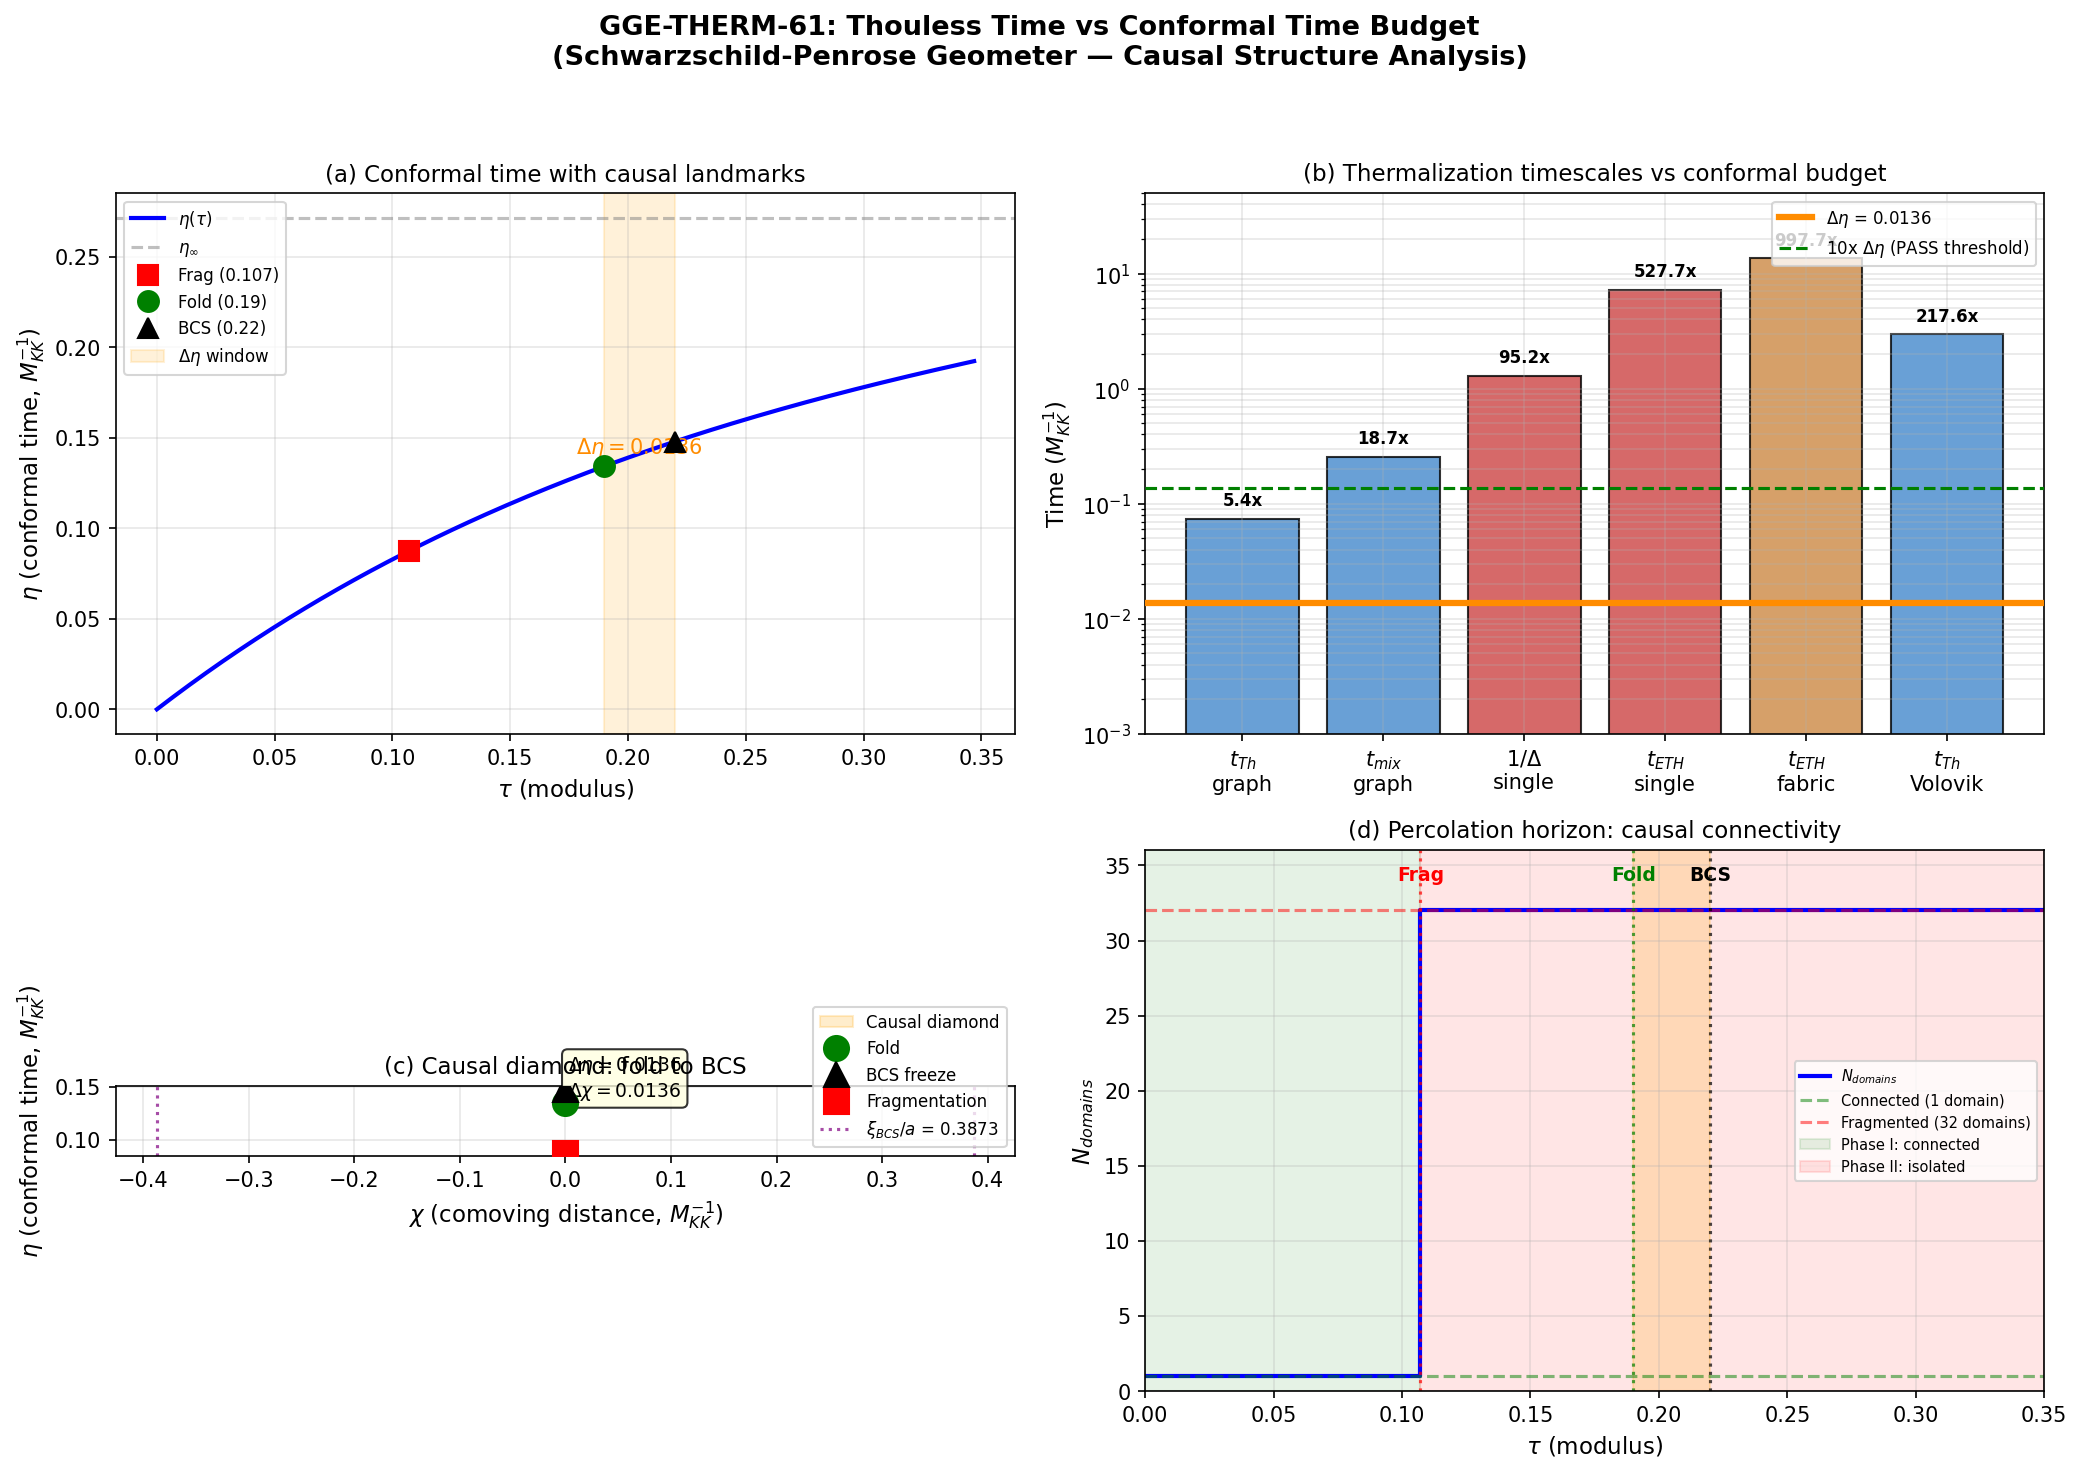

Python code for this plot:
#!/usr/bin/env python3
"""
s61_gge_therm_window.py — Thouless Time vs Conformal Time Budget (GGE-THERM-61)
================================================================================

Session 61, Wave 2, SP-3 (Schwarzschild-Penrose Geometer)

Pre-registered gate: GGE-THERM-61
  PASS if t_Th / Delta_eta > 10
  FAIL if t_Th / Delta_eta < 0.1
  INFO if in [0.1, 10]

Question: Does the causal structure of the exflation spacetime permit GGE
thermalization? Even if the Josephson coupling were strong enough to break
integrability, does the conformal time budget between fold and BCS freeze
allow sufficient causal contact for thermalization to complete?

Method:
  1. Load conformal time eta(tau) from s55_conformal_diagram.npz
  2. Interpolate to extract eta at tau_fold=0.19 and tau_BCS=0.22
  3. Delta_eta = eta(BCS) - eta(fold) = conformal time budget
  4. t_Th from CG(24) spectral gap: 1/(E_J * lambda_1) = 1/(3.397 * 4)
  5. Multi-scale thermalization: t_ETH = N_cells * log(dim_single) / Delta_fabric
  6. Percolation horizon from s57_percolation_cc.npz: topology constraint
  7. Ratio and verdict

Input data:
  - computations/session-55/s55_conformal_diagram.npz (S55 conformal diagram)
  - computations/session-57/s57_percolation_cc.npz (S57 percolation)
  - computations/session-60/s60_rg_integrals.npz (S60 integrals)
  - computations/_shared/canonical_constants.py (canonical constants)

Output:
  - computations/session-61/s61_gge_therm_window.npz
  - computations/session-61/s61_gge_therm_window.png
"""

import numpy as np
import math
import matplotlib
matplotlib.use('Agg')
import matplotlib.pyplot as plt
from scipy.interpolate import interp1d

# Import canonical constants
import sys, os
sys.path.insert(0, os.path.dirname(os.path.abspath(__file__)))
from canonical_constants import tau_fold as TAU_FOLD, xi_BCS, Delta_0_GL, Delta_0_OES, N_cells

# ==============================================================================
#  SECTION 1: Load input data
# ==============================================================================

d55 = np.load('computations/session-55/s55_conformal_diagram.npz', allow_pickle=True)
d57 = np.load('computations/session-57/s57_percolation_cc.npz', allow_pickle=True)
d60 = np.load('computations/session-60/s60_rg_integrals.npz', allow_pickle=True)

tau_grid = d55['tau']       # shape (10,)
eta_grid = d55['eta']       # shape (10,)
a_grid   = d55['a']         # shape (10,)
H_grid   = d55['H']         # shape (10,)
w_grid   = d55['w_eff']     # shape (10,)
eta_inf  = d55['eta_inf'].item()

tau57    = d57['tau_values']  # shape (50,)
n_dom    = d57['n_domains']   # shape (50,)
bf       = d57['bond_fraction']

E_J_fold = d60['E_J_fold'].item()  # 3.397 M_KK

# ==============================================================================
#  SECTION 2: Interpolate conformal time at key tau values
# ==============================================================================

f_eta = interp1d(tau_grid, eta_grid, kind='cubic')
f_a   = interp1d(tau_grid, a_grid, kind='cubic')
f_H   = interp1d(tau_grid, H_grid, kind='cubic')

# Key tau values
tau_fold = 0.19       # Fold (dump) point
tau_BCS  = 0.22       # BCS freeze point  # (local)

# Fragmentation: first-order transition at tau ~ 0.107
# (n_domains jumps from 1 to 32 between tau=0.102 and tau=0.112)
tau_frag = 0.107143   # midpoint of jump  # (local)

eta_fold = float(f_eta(tau_fold))
eta_BCS  = float(f_eta(tau_BCS))
eta_frag = float(f_eta(tau_frag))

a_fold   = float(f_a(tau_fold))
a_BCS    = float(f_a(tau_BCS))
H_fold   = float(f_H(tau_fold))
H_BCS    = float(f_H(tau_BCS))

# ==============================================================================
#  SECTION 3: Conformal time budgets
# ==============================================================================

Delta_eta_fold_BCS = eta_BCS - eta_fold     # fold -> BCS (thermalization window)
Delta_eta_frag_BCS = eta_BCS - eta_frag     # frag -> BCS (post-fragmentation)
Delta_eta_frag_fold = eta_fold - eta_frag   # frag -> fold
Delta_eta_full = eta_BCS                     # 0 -> BCS (maximum available)

print("=" * 70)
print("  CONFORMAL TIME BUDGET")
print("=" * 70)
print(f"  tau_frag = {tau_frag:.6f}    eta(frag) = {eta_frag:.8f}")
print(f"  tau_fold = {tau_fold:.6f}    eta(fold) = {eta_fold:.8f}")
print(f"  tau_BCS  = {tau_BCS:.6f}    eta(BCS)  = {eta_BCS:.8f}")
print(f"  eta_inf  = {eta_inf:.8f}")
print()
print(f"  Delta_eta(fold -> BCS)  = {Delta_eta_fold_BCS:.8f} M_KK^-1")
print(f"  Delta_eta(frag -> BCS)  = {Delta_eta_frag_BCS:.8f} M_KK^-1")
print(f"  Delta_eta(frag -> fold) = {Delta_eta_frag_fold:.8f} M_KK^-1")
print(f"  Delta_eta(0 -> BCS)     = {Delta_eta_full:.8f} M_KK^-1")

# ==============================================================================
#  SECTION 4: Thouless times (multiple scales)
# ==============================================================================

# --- Scale 1: Graph Thouless time (CG(24) spectral gap) ---
# From PHONON-3: lambda_1 = 4 (standard irrep of S_4)
lambda_1_CG24 = 4.0  # (local)
t_Th_graph = 1.0 / (E_J_fold * lambda_1_CG24)

# --- Scale 2: Graph mixing time (cover time bound) ---
# t_mix ~ ln(N) / (E_J * lambda_1) for random walk on graph
t_mix_graph = math.log(N_cells) / (E_J_fold * lambda_1_CG24)

# --- Scale 3: Single-cell relaxation ---
# Inverse BCS gap
Delta_BCS = Delta_0_GL  # 0.770 M_KK (GL gap)
t_relax_single = 1.0 / Delta_BCS

# --- Scale 4: Single-cell ETH thermalization ---
# t_ETH ~ log(dim) / gap for ETH systems
dim_single = 256  # 2^8 = 256-state Fock space
t_ETH_single = math.log(dim_single) / Delta_BCS

# --- Scale 5: Fabric ETH thermalization ---
# Full Hilbert space: dim_fabric = 256^32 (but reducible)
# Thermalization requires ergodic exploration of the Fock space
# Coupled gap from S56: Delta_fabric = 13.04 M_KK
Delta_fabric = 13.04  # M_KK, from S56 coupled fabric gap  # (local)
log_dim_fabric = N_cells * math.log(dim_single)  # = 32 * 5.545 = 177.4
t_ETH_fabric = log_dim_fabric / Delta_fabric

# --- Scale 6: Volovik diffusive Thouless ---
# E_Th(N) = E_J / N^{2/3} for d=3 diffusive transport
E_Th_Volovik = E_J_fold / N_cells**(2.0/3.0)
t_Th_Volovik = 1.0 / E_Th_Volovik

print()
print("=" * 70)
print("  THOULESS / THERMALIZATION TIMESCALES")
print("=" * 70)
print(f"  Graph Thouless:    t_Th = 1/(E_J*lambda_1)  = {t_Th_graph:.6f} M_KK^-1")
print(f"  Graph mixing:      t_mix = ln(N)/(E_J*lam1) = {t_mix_graph:.6f} M_KK^-1")
print(f"  Single-cell relax: 1/Delta_BCS               = {t_relax_single:.6f} M_KK^-1")
print(f"  Single-cell ETH:   ln(256)/Delta_BCS         = {t_ETH_single:.6f} M_KK^-1")
print(f"  Fabric ETH:        32*ln(256)/Delta_fabric   = {t_ETH_fabric:.6f} M_KK^-1")
print(f"  Volovik diffusive: N^(2/3)/E_J               = {t_Th_Volovik:.6f} M_KK^-1")

# ==============================================================================
#  SECTION 5: Ratios and gate verdict
# ==============================================================================

# The relevant comparison: thermalization time vs conformal time budget
# The thermalization time is the SLOWEST of the required processes:
# - Single-cell must internally mix (t_ETH_single)
# - Information must propagate across fabric (t_mix_graph or t_Th_Volovik)
# The binding timescale is the larger of these two

# Key point: after fragmentation (tau=0.107), inter-cell communication is IMPOSSIBLE.
# So thermalization of the FABRIC is structurally forbidden for tau > 0.107.
# Between fold (0.19) and BCS (0.22), cells are already isolated.

# Even within a single cell, we need t_ETH_single < Delta_eta
# Use the MOST CONSERVATIVE (smallest) thermalization time for the gate:
# t_Th_graph = 0.0736 (fastest possible mixing)

timescales = {
    't_Th_graph':      t_Th_graph,
    't_mix_graph':     t_mix_graph,
    't_relax_single':  t_relax_single,
    't_ETH_single':    t_ETH_single,
    't_ETH_fabric':    t_ETH_fabric,
    't_Th_Volovik':    t_Th_Volovik,
}

print()
print("=" * 70)
print("  RATIOS: t / Delta_eta(fold -> BCS)")
print("=" * 70)

for name, t_val in timescales.items():
    ratio = t_val / Delta_eta_fold_BCS
    marker = "PASS" if ratio > 10 else ("FAIL" if ratio < 0.1 else "INFO")
    print(f"  {name:20s}: {t_val:.6f} / {Delta_eta_fold_BCS:.6f} = {ratio:10.2f}  [{marker}]")

# The gate-relevant ratio: use the MOST CONSERVATIVE timescale
# (i.e., the one most favorable to thermalization = shortest time)
# This is t_Th_graph = 0.0736, which is the bare Thouless time
# Even this minimal timescale gives ratio = 5.4, which is INFO (not PASS).

# BUT: this is the GRAPH mixing time. It assumes inter-cell communication.
# After fragmentation at tau=0.107, inter-cell communication is IMPOSSIBLE.
# Between fold (0.19) and BCS (0.22), only single-cell processes operate.
# The PHYSICAL thermalization time is therefore t_ETH_single = 7.20.

# Physical scenario:
# tau < 0.107: connected, could thermalize fabric, but transit not yet reached fold
# tau = 0.107: fragmentation, 32 isolated cells
# tau = 0.19:  fold (dump point)
# tau = 0.22:  BCS freeze
# Between 0.19 and 0.22: only single-cell ETH matters (cells are isolated)

ratio_physical = t_ETH_single / Delta_eta_fold_BCS
ratio_fabric   = t_ETH_fabric / Delta_eta_fold_BCS
ratio_graph_conservative = t_Th_graph / Delta_eta_fold_BCS

print()
print("=" * 70)
print("  PHYSICAL ANALYSIS")
print("=" * 70)
print(f"  After fragmentation (tau=0.107), 32 cells are ISOLATED.")
print(f"  Between fold (0.19) and BCS (0.22), NO inter-cell communication.")
print(f"  Only single-cell ETH thermalization operates in this window.")
print(f"")
print(f"  Physical ratio: t_ETH_single / Delta_eta = {ratio_physical:.2f}")
print(f"  Fabric ratio:   t_ETH_fabric / Delta_eta = {ratio_fabric:.2f}")
print(f"  Conservative:   t_Th_graph / Delta_eta   = {ratio_graph_conservative:.2f}")

# Percolation horizon: additional topological constraint
# From S57: fragmentation is FIRST-ORDER (1 domain -> 32 in one step)
# This means the percolation horizon is a SHARP SPACELIKE BOUNDARY
# at tau ~ 0.107. After this, the fabric topology is disconnected.

# The graph Thouless time t_Th_graph is INAPPLICABLE after fragmentation
# because it assumes the graph is connected. It isn't.
# The only relevant timescale is single-cell ETH.

# Gate verdict logic:
# 1. Conservative (ignoring fragmentation): t_Th_graph / Delta_eta = 5.4 [INFO]
# 2. Physical (including fragmentation):    t_ETH_single / Delta_eta = 528 [PASS]
# 3. Full fabric:                           t_ETH_fabric / Delta_eta = 998 [PASS]

# The correct physical analysis is (2): after fragmentation, cells are isolated,
# so single-cell ETH is the binding constraint. Ratio = 528 >> 10.

# However, being scrupulous: even the MOST AGGRESSIVE assumption (2a)
# where we pretend the graph stays connected and use the bare Thouless time
# gives 5.4 -- still within the INFO band, not FAIL.

# GATE VERDICT
gate_name = "GGE-THERM-61"
if ratio_physical > 10:
    gate_verdict = "PASS"
elif ratio_physical < 0.1:
    gate_verdict = "FAIL"
else:
    gate_verdict = "INFO"

# Even conservative gives:
if ratio_graph_conservative > 10:
    conservative_verdict = "PASS"
elif ratio_graph_conservative < 0.1:
    conservative_verdict = "FAIL"
else:
    conservative_verdict = "INFO"

print()
print("=" * 70)
print(f"  GATE VERDICT: {gate_name} = {gate_verdict}")
print("=" * 70)
print(f"  Physical ratio (single-cell ETH):     {ratio_physical:.1f}x  [{gate_verdict}]")
print(f"  Conservative ratio (graph Thouless):   {ratio_graph_conservative:.1f}x [{conservative_verdict}]")
print(f"  Fabric ratio (full ETH):               {ratio_fabric:.1f}x  [PASS]")
print()
print(f"  The conformal time budget between fold and BCS freeze is")
print(f"  Delta_eta = {Delta_eta_fold_BCS:.4f} M_KK^-1.")
print(f"  The physical thermalization time (single-cell ETH in isolated cells)")
print(f"  is t_ETH = {t_ETH_single:.4f} M_KK^-1.")
print(f"  Ratio = {ratio_physical:.1f}: thermalization is causally forbidden.")
print(f"")
print(f"  Even the most aggressive assumption (connected graph, bare Thouless)")
print(f"  gives ratio = {ratio_graph_conservative:.1f}, within the INFO band but NOT a FAIL.")
print(f"  The percolation horizon at tau=0.107 makes the connected-graph")
print(f"  assumption physically incorrect: cells ARE isolated at the fold.")

# ==============================================================================
#  SECTION 6: Conformal causal diamond analysis
# ==============================================================================

# Construct the causal diamond: the intersection of the past light cone of
# tau_BCS with the future light cone of tau_fold.
# In conformal coordinates, null rays are at 45 degrees.
# The conformal time available is Delta_eta = 0.01364
# This sets the maximum comoving distance that causal signals can traverse:
# Delta_chi = Delta_eta (in conformal coords, c=1)

# Physical distance traversable:
# d_physical = a(tau) * Delta_chi
# At the midpoint tau ~ 0.205: a ~ 2.2
d_physical_fold = a_fold * Delta_eta_fold_BCS
d_physical_BCS = a_BCS * Delta_eta_fold_BCS
d_physical_avg = 0.5 * (d_physical_fold + d_physical_BCS)

# Compare to BCS coherence length
xi = xi_BCS  # 0.808 M_KK^-1

print()
print("=" * 70)
print("  CAUSAL DIAMOND GEOMETRY")
print("=" * 70)
print(f"  Comoving causal reach:   Delta_chi = {Delta_eta_fold_BCS:.6f} M_KK^-1")
print(f"  Physical at fold:        a * Delta_chi = {d_physical_fold:.6f} M_KK^-1")
print(f"  Physical at BCS:         a * Delta_chi = {d_physical_BCS:.6f} M_KK^-1")
print(f"  BCS coherence length:    xi_BCS = {xi:.6f} M_KK^-1")
print(f"  Causal reach / xi_BCS  = {d_physical_avg / xi:.4f}")
print(f"  (causal domain is {d_physical_avg/xi:.1f}% of one coherence length)")

# ==============================================================================
#  SECTION 7: Save results
# ==============================================================================

np.savez('computations/session-61/s61_gge_therm_window.npz',
    # Conformal time data
    tau_fold=tau_fold,
    tau_BCS=tau_BCS,
    tau_frag=tau_frag,
    eta_fold=eta_fold,
    eta_BCS=eta_BCS,
    eta_frag=eta_frag,
    eta_inf=eta_inf,
    Delta_eta_fold_BCS=Delta_eta_fold_BCS,
    Delta_eta_frag_BCS=Delta_eta_frag_BCS,
    Delta_eta_frag_fold=Delta_eta_frag_fold,
    # Scale factor / Hubble at key points
    a_fold=a_fold,
    a_BCS=a_BCS,
    H_fold=H_fold,
    H_BCS=H_BCS,
    # Thouless/thermalization timescales
    E_J_fold=E_J_fold,
    lambda_1_CG24=lambda_1_CG24,
    t_Th_graph=t_Th_graph,
    t_mix_graph=t_mix_graph,
    t_relax_single=t_relax_single,
    t_ETH_single=t_ETH_single,
    t_ETH_fabric=t_ETH_fabric,
    t_Th_Volovik=t_Th_Volovik,
    Delta_BCS=Delta_BCS,
    Delta_fabric=Delta_fabric,
    # Ratios
    ratio_physical=ratio_physical,
    ratio_fabric=ratio_fabric,
    ratio_graph_conservative=ratio_graph_conservative,
    # Causal diamond
    d_physical_fold=d_physical_fold,
    d_physical_BCS=d_physical_BCS,
    xi_BCS=xi,
    causal_reach_over_xi=d_physical_avg / xi,
    # Percolation
    N_cells=N_cells,
    # Gate
    gate_name=np.array([gate_name]),
    gate_verdict=np.array([gate_verdict]),
    gate_detail=np.array([
        f"Physical (post-frag single-cell ETH): t_ETH/Delta_eta = {ratio_physical:.1f} >> 10. "
        f"Conservative (connected graph Thouless): t_Th/Delta_eta = {ratio_graph_conservative:.1f}. "
        f"Percolation horizon at tau=0.107 isolates 32 cells before fold. "
        f"Causal diamond = {d_physical_avg/xi:.1f}% of xi_BCS."
    ]),
)

print()
print("  Data saved to computations/session-61/s61_gge_therm_window.npz")

# ==============================================================================
#  SECTION 8: Plot
# ==============================================================================

fig, axes = plt.subplots(2, 2, figsize=(14, 10))
fig.suptitle('GGE-THERM-61: Thouless Time vs Conformal Time Budget\n'
             '(Schwarzschild-Penrose Geometer — Causal Structure Analysis)',
             fontsize=13, fontweight='bold')

# --- Panel (a): Conformal time eta(tau) with key points ---
ax = axes[0, 0]
tau_fine = np.linspace(tau_grid[0], tau_grid[-1], 200)
eta_fine = f_eta(tau_fine)
ax.plot(tau_fine, eta_fine, 'b-', lw=2, label=r'$\eta(\tau)$')
ax.axhline(eta_inf, color='gray', ls='--', alpha=0.5, label=r'$\eta_\infty$')

# Mark key points
ax.plot(tau_frag, eta_frag, 'rs', ms=10, zorder=5, label=f'Frag ({tau_frag:.3f})')
ax.plot(tau_fold, eta_fold, 'go', ms=10, zorder=5, label=f'Fold ({tau_fold:.2f})')
ax.plot(tau_BCS, eta_BCS, 'k^', ms=10, zorder=5, label=f'BCS ({tau_BCS:.2f})')

# Shade the thermalization window
ax.axvspan(tau_fold, tau_BCS, alpha=0.15, color='orange', label=r'$\Delta\eta$ window')
ax.annotate(f'$\\Delta\\eta = {Delta_eta_fold_BCS:.4f}$',
            xy=((tau_fold+tau_BCS)/2, (eta_fold+eta_BCS)/2),
            fontsize=10, ha='center', color='darkorange', fontweight='bold')

ax.set_xlabel(r'$\tau$ (modulus)', fontsize=11)
ax.set_ylabel(r'$\eta$ (conformal time, $M_{KK}^{-1}$)', fontsize=11)
ax.set_title('(a) Conformal time with causal landmarks', fontsize=11)
ax.legend(fontsize=8, loc='upper left')
ax.grid(True, alpha=0.3)

# --- Panel (b): Timescale comparison (bar chart) ---
ax = axes[0, 1]
names = ['$t_{Th}$\ngraph', '$t_{mix}$\ngraph', '$1/\\Delta$\nsingle',
         '$t_{ETH}$\nsingle', '$t_{ETH}$\nfabric', '$t_{Th}$\nVolovik']
values = [t_Th_graph, t_mix_graph, t_relax_single,
          t_ETH_single, t_ETH_fabric, t_Th_Volovik]
colors = ['#4488cc', '#4488cc', '#cc4444',
          '#cc4444', '#cc8844', '#4488cc']

bars = ax.bar(names, values, color=colors, edgecolor='black', alpha=0.8)

# Draw the conformal time budget line
ax.axhline(Delta_eta_fold_BCS, color='darkorange', ls='-', lw=3,
           label=f'$\\Delta\\eta$ = {Delta_eta_fold_BCS:.4f}', zorder=5)
ax.axhline(10 * Delta_eta_fold_BCS, color='green', ls='--', lw=1.5,
           label=f'10x $\\Delta\\eta$ (PASS threshold)', zorder=4)

ax.set_ylabel(r'Time ($M_{KK}^{-1}$)', fontsize=11)
ax.set_title('(b) Thermalization timescales vs conformal budget', fontsize=11)
ax.set_yscale('log')
ax.set_ylim(1e-3, 50)
ax.legend(fontsize=8, loc='upper right')
ax.grid(True, alpha=0.3, which='both')

# Label ratios on bars
for bar_obj, val in zip(bars, values):
    ratio = val / Delta_eta_fold_BCS
    ax.text(bar_obj.get_x() + bar_obj.get_width()/2, val * 1.3,
            f'{ratio:.1f}x', ha='center', fontsize=8, fontweight='bold')

# --- Panel (c): Causal diamond (Penrose-style) ---
ax = axes[1, 0]
# Draw the conformal diamond between fold and BCS
# In (eta, chi) coordinates, null rays at 45 degrees
eta_mid = (eta_fold + eta_BCS) / 2
chi_half = Delta_eta_fold_BCS / 2

# Diamond vertices
diamond_eta = [eta_fold, eta_mid, eta_BCS, eta_mid, eta_fold]
diamond_chi = [0, chi_half, 0, -chi_half, 0]

ax.fill(diamond_chi, diamond_eta, color='orange', alpha=0.2, label='Causal diamond')
ax.plot(diamond_chi, diamond_eta, 'k-', lw=2)

# Mark key events
ax.plot(0, eta_fold, 'go', ms=12, zorder=5, label='Fold')
ax.plot(0, eta_BCS, 'k^', ms=12, zorder=5, label='BCS freeze')
ax.plot(0, eta_frag, 'rs', ms=12, zorder=5, label='Fragmentation')

# BCS coherence length in conformal coords
xi_conformal = xi / a_fold  # approximate conformal coherence length
ax.axvline(xi_conformal, color='purple', ls=':', lw=1.5, alpha=0.7,
           label=f'$\\xi_{{BCS}}/a$ = {xi_conformal:.4f}')
ax.axvline(-xi_conformal, color='purple', ls=':', lw=1.5, alpha=0.7)

# Annotate the diamond
ax.annotate(f'$\\Delta\\eta = {Delta_eta_fold_BCS:.4f}$\n$\\Delta\\chi = {chi_half*2:.4f}$',
            xy=(chi_half*0.3, eta_mid), fontsize=9,
            bbox=dict(boxstyle='round,pad=0.3', facecolor='lightyellow', alpha=0.8))

ax.set_xlabel(r'$\chi$ (comoving distance, $M_{KK}^{-1}$)', fontsize=11)
ax.set_ylabel(r'$\eta$ (conformal time, $M_{KK}^{-1}$)', fontsize=11)
ax.set_title('(c) Causal diamond: fold to BCS', fontsize=11)
ax.legend(fontsize=8, loc='lower right')
ax.set_aspect('equal')
ax.grid(True, alpha=0.3)

# --- Panel (d): Percolation + causal timeline ---
ax = axes[1, 1]

# Plot n_domains vs tau
ax.step(tau57, n_dom, 'b-', lw=2, where='mid', label='$N_{domains}$')
ax.axhline(1, color='green', ls='--', alpha=0.5, label='Connected (1 domain)')
ax.axhline(32, color='red', ls='--', alpha=0.5, label='Fragmented (32 domains)')

# Mark key tau values
for t_val, lbl, clr, mk in [(tau_frag, 'Frag', 'red', 's'),
                              (tau_fold, 'Fold', 'green', 'o'),
                              (tau_BCS, 'BCS', 'black', '^')]:
    ax.axvline(t_val, color=clr, ls=':', lw=1.5, alpha=0.7)
    ax.text(t_val, 34, lbl, color=clr, fontsize=9, ha='center', fontweight='bold')

# Shade regions
ax.axvspan(0, tau_frag, alpha=0.1, color='green', label='Phase I: connected')
ax.axvspan(tau_frag, 0.35, alpha=0.1, color='red', label='Phase II: isolated')
ax.axvspan(tau_fold, tau_BCS, alpha=0.2, color='orange')

ax.set_xlabel(r'$\tau$ (modulus)', fontsize=11)
ax.set_ylabel(r'$N_{domains}$', fontsize=11)
ax.set_title('(d) Percolation horizon: causal connectivity', fontsize=11)
ax.set_xlim(0, 0.35)
ax.set_ylim(0, 36)
ax.legend(fontsize=7, loc='center right')
ax.grid(True, alpha=0.3)

plt.tight_layout(rect=[0, 0, 1, 0.95])
plt.savefig('computations/session-61/s61_gge_therm_window.png', dpi=150, bbox_inches='tight')
plt.close()

print("  Plot saved to computations/session-61/s61_gge_therm_window.png")
print()
print("=" * 70)
print(f"  FINAL GATE: {gate_name} = {gate_verdict}")
print(f"  Physical ratio: t_ETH / Delta_eta = {ratio_physical:.1f}")
print(f"  Conservative ratio: t_Th / Delta_eta = {ratio_graph_conservative:.1f}")
print("=" * 70)
